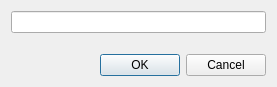
<?xml version="1.0" encoding="UTF-8"?>
<ui version="4.0">
 <class>SelectTaskDialog</class>
 <widget class="QDialog" name="SelectTaskDialog">
  <property name="geometry">
   <rect>
    <x>0</x>
    <y>0</y>
    <width>277</width>
    <height>87</height>
   </rect>
  </property>
  <property name="windowTitle">
   <string>Select Task</string>
  </property>
  <property name="windowIcon">
   <iconset>
    <normaloff>:/icon/Icon128.png</normaloff>:/icon/Icon128.png</iconset>
  </property>
  <layout class="QVBoxLayout" name="verticalLayout">
   <item>
    <widget class="QLineEdit" name="lineEdit"/>
   </item>
   <item>
    <spacer name="verticalSpacer">
     <property name="orientation">
      <enum>Qt::Vertical</enum>
     </property>
     <property name="sizeHint" stdset="0">
      <size>
       <width>20</width>
       <height>11</height>
      </size>
     </property>
    </spacer>
   </item>
   <item>
    <widget class="QDialogButtonBox" name="buttonBox">
     <property name="orientation">
      <enum>Qt::Horizontal</enum>
     </property>
     <property name="standardButtons">
      <set>QDialogButtonBox::Cancel|QDialogButtonBox::Ok</set>
     </property>
    </widget>
   </item>
  </layout>
 </widget>
 <resources/>
 <connections>
  <connection>
   <sender>buttonBox</sender>
   <signal>accepted()</signal>
   <receiver>SelectTaskDialog</receiver>
   <slot>accept()</slot>
   <hints>
    <hint type="sourcelabel">
     <x>248</x>
     <y>254</y>
    </hint>
    <hint type="destinationlabel">
     <x>157</x>
     <y>274</y>
    </hint>
   </hints>
  </connection>
  <connection>
   <sender>buttonBox</sender>
   <signal>rejected()</signal>
   <receiver>SelectTaskDialog</receiver>
   <slot>reject()</slot>
   <hints>
    <hint type="sourcelabel">
     <x>316</x>
     <y>260</y>
    </hint>
    <hint type="destinationlabel">
     <x>286</x>
     <y>274</y>
    </hint>
   </hints>
  </connection>
 </connections>
</ui>
